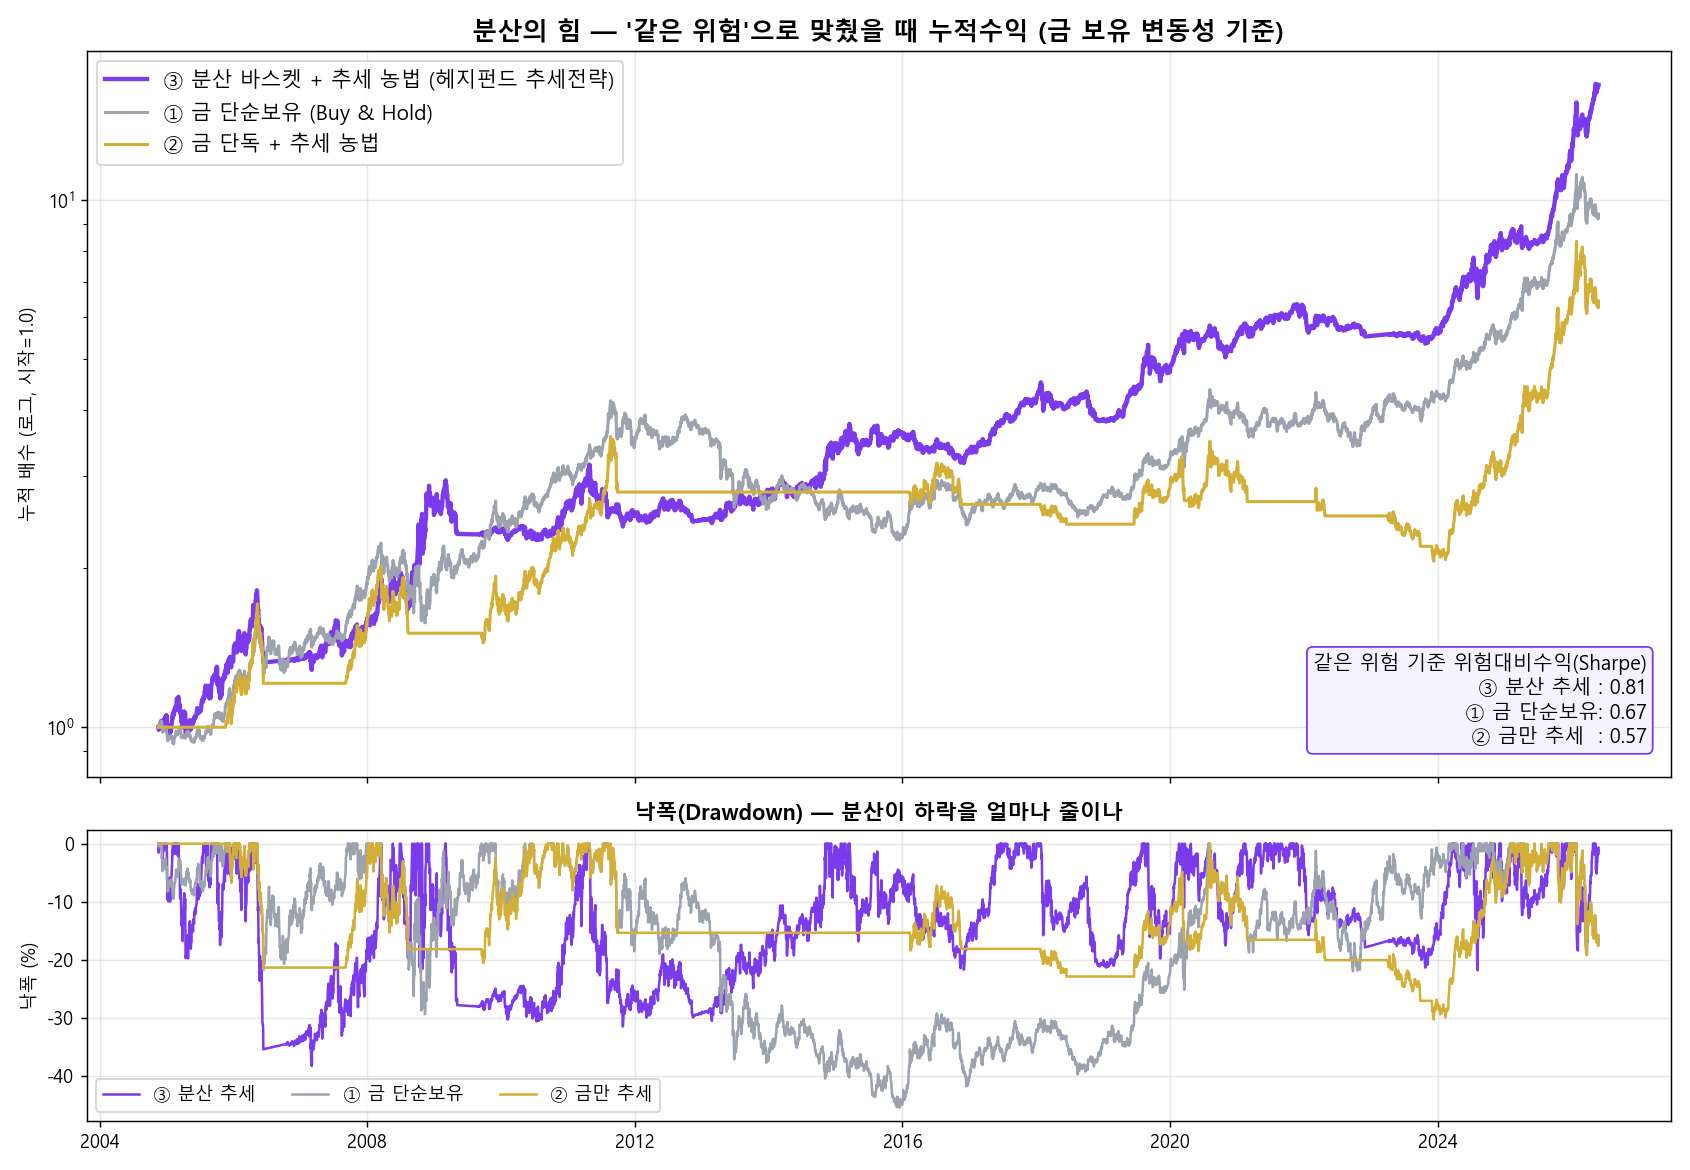

Source code (Python):
# -*- coding: utf-8 -*-
"""
분산의 힘 — 금 단독 vs 분산 바스켓 (같은 추세 농법)
======================================================
"분산이 좋다"를 보여주는 비교. 동일한 추세 방법(돈치안 N=252, p=0.4,
추적손절, 롱온리)을 (1)금 단독 vs (2)분산 바스켓에 적용 → 차이 = 분산효과.
금 단순보유(B&H)는 기준선.

세 곡선:
  ① 금 단순보유 (Buy & Hold)
  ② 금 단독 + 추세 농법 (단일자산)
  ③ 분산 바스켓 + 추세 농법 (헤지펀드 추세전략)
모두 동일 KRW 프레임워크·동일 기간. 헤지펀드 비교를 위해 '같은 위험'
(금 보유 변동성)으로 맞춘 패널도 함께.

실행: PYTHONIOENCODING=utf-8 python gold_diversification.py
"""
import warnings
warnings.filterwarnings("ignore")
from pathlib import Path

import numpy as np
import pandas as pd
import matplotlib
matplotlib.use("Agg")
import matplotlib.pyplot as plt

import mulvaney_replica as M
from mulvaney_isa_backtest import ISA_DEF, build_krw_panel

BASE = Path(__file__).resolve().parent
TD = 252
N, P = 252, 0.4
GOLD = "금(H)"


def gold_only_trend(high, low, close):
    """금 단일자산 롱온리 추세(보유=금100%, 청산=현금0%)."""
    up = high[GOLD].rolling(N).max().shift(1).values
    lo = low[GOLD].rolling(N).min().shift(1).values
    wd = up - lo
    mid = (up + lo) / 2
    c = close[GOLD].values
    pos = np.zeros(len(c))
    hold, stop, entry = 0, np.nan, np.nan
    for i in range(len(c)):
        if hold == 0:
            if not np.isnan(up[i]) and c[i] >= up[i] and wd[i] > 0:
                hold, entry, stop = 1, c[i], up[i] - P * wd[i]
        else:
            if c[i] > entry and not np.isnan(mid[i]):
                stop = max(stop, mid[i])
            if c[i] <= stop:
                hold = 0
        pos[i] = hold
    return pd.Series(pos, index=close.index)


def met(eq):
    r = eq.pct_change().fillna(0)
    n = len(eq)
    cagr = (eq.iloc[-1] / eq.iloc[0]) ** (TD / n) - 1
    vol = r.std() * np.sqrt(TD)
    sh = (r.mean() * TD) / vol if vol > 0 else np.nan
    mdd = (eq / eq.cummax() - 1).min()
    return dict(tot=eq.iloc[-1] / eq.iloc[0] - 1, cagr=cagr, vol=vol,
                sharpe=sh, mdd=mdd)


def volmatch(ret, target_vol):
    v = ret.std() * np.sqrt(TD)
    s = target_vol / v if v > 0 else 1.0
    return (1 + ret * s).cumprod()


def main():
    # 엔진: 분산 바스켓 롱온리
    M.N_LOOKBACK, M.STOP_P, M.EXEC_LAG = N, P, 1
    M.PYR_CAP, M.PYR_K, M.SHORT_WEIGHT = 2, 1, 0.0
    labels = list(ISA_DEF.keys())
    sectors = {}
    for lab in labels:
        sectors.setdefault(ISA_DEF[lab][2], []).append(lab)
    M.UNIVERSE, M.TICKERS = sectors, labels

    print("[1/3] 패널 + 백테스트...")
    high, low, close, ksC = build_krw_panel()
    cash_rate = M.load_cash_rate(close.index)
    sig = M.precompute_signals(high, low, close)
    res = M.backtest(high, low, close, sig, cash_rate)

    div = res["equity"][res["n_active"] > 0]
    gpos = gold_only_trend(high, low, close)
    gret = close[GOLD].pct_change()

    # 공통 기간 = 금 데이터 시작 이후 (분산도 유효한 구간)
    start = max(div.index[0], close[GOLD].dropna().index[0])
    idx = close.loc[start:].index
    idx = idx.intersection(div.index)

    bh_eq = (1 + gret.reindex(idx).fillna(0)).cumprod()
    gtr_eq = (1 + (gpos.shift(1) * gret).reindex(idx).fillna(0)).cumprod()
    div_eq = (div.reindex(idx) / div.reindex(idx).iloc[0])
    for e in (bh_eq, gtr_eq, div_eq):
        e /= e.iloc[0]

    mb, mg, md = met(bh_eq), met(gtr_eq), met(div_eq)
    print(f"\n      기간 {idx[0].date()} ~ {idx[-1].date()}")
    print(f"{'':22}{'총수익':>9}{'CAGR':>8}{'변동성':>8}"
          f"{'Sharpe':>8}{'MDD':>8}")
    for nm, m in [("금 단순보유", mb), ("금 단독 추세", mg),
                  ("분산 바스켓 추세", md)]:
        print(f"{nm:22}{m['tot']*100:>8.0f}%{m['cagr']*100:>7.1f}%"
              f"{m['vol']*100:>7.1f}%{m['sharpe']:>8.2f}{m['mdd']*100:>7.0f}%")

    # 같은 위험(금 보유 변동성)으로 맞춘 누적
    tv = mb["vol"]
    bh_v = bh_eq
    gtr_v = volmatch(gtr_eq.pct_change().fillna(0), tv)
    div_v = volmatch(div_eq.pct_change().fillna(0), tv)

    print("\n[2/3] 차트...")
    fig, (ax1, ax2) = plt.subplots(2, 1, figsize=(13, 9),
                                   gridspec_kw={"height_ratios": [3, 1.2]},
                                   sharex=True)
    C = {"bh": "#9ca3af", "g": "#D4AF37", "d": "#7c3aed"}
    ax1.plot(div_v.index, div_v, color=C["d"], lw=2.4,
             label="③ 분산 바스켓 + 추세 농법 (헤지펀드 추세전략)")
    ax1.plot(bh_v.index, bh_v, color=C["bh"], lw=1.7,
             label="① 금 단순보유 (Buy & Hold)")
    ax1.plot(gtr_v.index, gtr_v, color=C["g"], lw=1.7,
             label="② 금 단독 + 추세 농법")
    ax1.set_yscale("log")
    ax1.set_title("분산의 힘 — '같은 위험'으로 맞췄을 때 누적수익 "
                  "(금 보유 변동성 기준)", fontsize=14, fontweight="bold")
    ax1.set_ylabel("누적 배수 (로그, 시작=1.0)")
    ax1.legend(fontsize=11.5, loc="upper left")
    ax1.grid(alpha=0.3)
    box = (f"같은 위험 기준 위험대비수익(Sharpe)\n"
           f"  ③ 분산 추세 : {md['sharpe']:.2f}\n"
           f"  ① 금 단순보유: {mb['sharpe']:.2f}\n"
           f"  ② 금만 추세  : {mg['sharpe']:.2f}")
    ax1.text(0.985, 0.04, box, transform=ax1.transAxes, va="bottom",
             ha="right", fontsize=11,
             bbox=dict(boxstyle="round", fc="#f5f3ff", ec=C["d"]))

    for nm, eq, c in [("③ 분산 추세", div_eq, C["d"]),
                      ("① 금 단순보유", bh_eq, C["bh"]),
                      ("② 금만 추세", gtr_eq, C["g"])]:
        dd = (eq / eq.cummax() - 1) * 100
        ax2.plot(dd.index, dd, color=c, lw=1.4, label=nm)
    ax2.set_title("낙폭(Drawdown) — 분산이 하락을 얼마나 줄이나",
                  fontsize=12, fontweight="bold")
    ax2.set_ylabel("낙폭 (%)")
    ax2.legend(fontsize=10, ncol=3)
    ax2.grid(alpha=0.3)

    fig.tight_layout()
    out = BASE / "gold_diversification.png"
    fig.savefig(out, dpi=130)
    plt.close(fig)
    print(f"      저장: {out}")
    print("  ※ KRW 프레임·프록시 가정. '같은 위험'=금 변동성에 스케일. "
          "투자권유 아님.")


if __name__ == "__main__":
    main()
